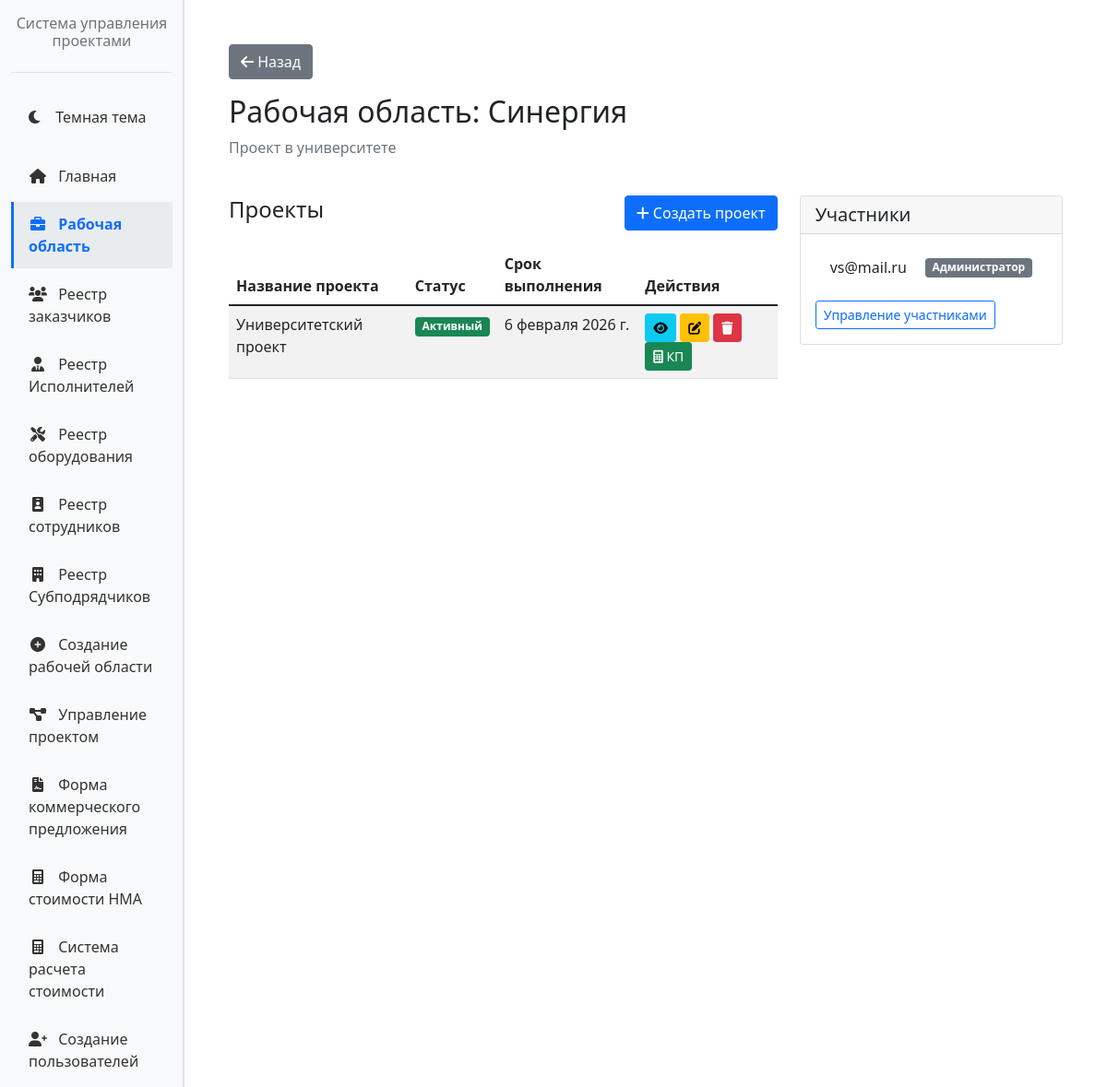
The page /workspace/1/dashboard/ (signed in) on the database its author committed.
### workspace/models.py (models this page shows, shortened)
class Workspace(models.Model):
    name = models.CharField(max_length=100, verbose_name="Название рабочей области")
    description = models.TextField(blank=True, verbose_name="Описание")
    created_at = models.DateTimeField(auto_now_add=True)
    updated_at = models.DateTimeField(auto_now=True)
    class Meta:
        verbose_name = "Рабочая область"
        verbose_name_plural = "Рабочие области"

class Project(models.Model):
    STATUS_CHOICES = [
        ('active', 'Активный'),
        ('completed', 'Завершенный'),
        ('on_hold', 'На паузе'),
        ('cancelled', 'Отменен'),
    ]
    workspace = models.ForeignKey(Workspace, on_delete=models.CASCADE, related_name='projects')
    name = models.CharField(max_length=200, verbose_name="Название проекта")
    description = models.TextField(blank=True, verbose_name="Описание")
    status = models.CharField(max_length=20, choices=STATUS_CHOICES, default='active', verbose_name="Статус")
    deadline = models.DateField(verbose_name="Срок выполнения")
    created_at = models.DateTimeField(auto_now_add=True)
    updated_at = models.DateTimeField(auto_now=True)
    class Meta:
        verbose_name = "Проект"
        verbose_name_plural = "Проекты"

class WorkspaceMember(models.Model):
    workspace = models.ForeignKey(Workspace, on_delete=models.CASCADE, related_name='workspace_members')
    user = models.ForeignKey(User, on_delete=models.CASCADE, related_name='workspace_memberships')
    ROLE_CHOICES = [
        ('owner', 'Владелец'),
        ('admin', 'Администратор'),
        ('member', 'Участник'),
    ]
    workspace = models.ForeignKey(Workspace, on_delete=models.CASCADE, related_name='members')
    user = models.ForeignKey(User, on_delete=models.CASCADE)
    role = models.CharField(max_length=20, choices=ROLE_CHOICES, default='member')
    joined_at = models.DateTimeField(auto_now_add=True)
    class Meta:
        unique_together = ('workspace', 'user')
        verbose_name = "Участник рабочей области"
        verbose_name_plural = "Участники рабочих областей"

### workspace/views.py (the view)
# urls.py: path('<int:workspace_id>/dashboard/', views.workspace_dashboard, name='workspace_dashboard'),
@login_required
def workspace_dashboard(request, workspace_id):
    workspace = get_object_or_404(Workspace, id=workspace_id)
    if not WorkspaceMember.objects.filter(workspace=workspace, user=request.user).exists():
        messages.error(request, "У вас нет доступа к этой рабочей области")
        return redirect('login:home')
    projects = workspace.projects.all()
    members = workspace.members.all()
    context = {
        'workspace': workspace,
        'projects': projects,
        'members': members,
    }
    return render(request, 'workspace/dashboard.html', context)

### workspace/templates/workspace/dashboard.html
{% extends 'base_with_sidebar.html' %}
{% block main_content %}
<div class="container mt-4">
    <div class="row mb-3">
        <div class="col-md-12">
            <a href="http://127.0.0.1:8000/home/" class="btn btn-secondary">
                <i class="fas fa-arrow-left"></i> Назад
            </a>
        </div>
    </div>
    <div class="row">
        <div class="col-md-12">
            <h2>Рабочая область: {{ workspace.name }}</h2>
            <p class="text-muted">{{ workspace.description }}</p>
        </div>
    </div>
    <div class="row mt-4">
        <div class="col-md-8">
            <div class="d-flex justify-content-between align-items-center mb-3">
                <h4>Проекты</h4>
                <a href="{% url 'workspace:project_create' workspace.id %}" class="btn btn-primary">
                    <i class="fas fa-plus"></i> Создать проект
                </a>
            </div>
            {% if projects %}
            <div class="table-responsive">
                <table class="table table-striped">
                    <thead>
                        <tr>
                            <th>Название проекта</th>
                            <th>Статус</th>
                            <th>Срок выполнения</th>
                            <th>Действия</th>
                        </tr>
                    </thead>
                    <tbody>
                        {% for project in projects %}
                        <tr>
                            <td>{{ project.name }}</td>
                            <td>
                                <span class="badge bg-{% if project.status == 'active' %}success{% elif project.status == 'completed' %}secondary{% elif project.status == 'on_hold' %}warning{% else %}danger{% endif %}">
                                    {{ project.get_status_display }}
                                </span>
                            </td>
                            <td>{{ project.deadline }}</td>
                            <td>
                                <a href="{% url 'workspace:project_detail' workspace.id project.id %}" class="btn btn-sm btn-info">
                                    <i class="fas fa-eye"></i>
                                </a>
                                <a href="{% url 'workspace:project_edit' workspace.id project.id %}" class="btn btn-sm btn-warning">
                                    <i class="fas fa-edit"></i>
                                </a>
                                <a href="{% url 'workspace:project_delete' workspace.id project.id %}" class="btn btn-sm btn-danger">
                                    <i class="fas fa-trash"></i>
                                </a>
                                <button class="btn btn-sm btn-success">
                                    <i class="fas fa-calculator"></i> КП
                                </button>
                            </td>
                        </tr>
                        {% endfor %}
                    </tbody>
                </table>
            </div>
            {% else %}
            <div class="alert alert-info">
                В этой рабочей области пока нет проектов.
            </div>
            {% endif %}
        </div>
        <div class="col-md-4">
            <div class="card">
                <div class="card-header">
                    <h5 class="card-title mb-0">Участники</h5>
                </div>
                <div class="card-body">
                    <ul class="list-group list-group-flush">
                        {% for member in members %}
                        <li class="list-group-item d-flex justify-content-between align-items-center">
                            {{ member.user.username }}
                            <span class="badge bg-secondary">{{ member.get_role_display }}</span>
                        </li>
                        {% endfor %}
                    </ul>
                    <div class="mt-3">
                        <a href="{% url 'workspace:manage_members' workspace.id %}" class="btn btn-outline-primary btn-sm">
                            Управление участниками
                        </a>
                    </div>
                </div>
            </div>
        </div>
    </div>
</div>
{% endblock %}

### rows shown on the page
Workspace: name "Синергия", description "Проект в университете"
Project: name "Университетский проект", status "Активный", deadline "6 февраля 2026 г."
WorkspaceMember: user.username "vs@mail.ru", role "Администратор"
